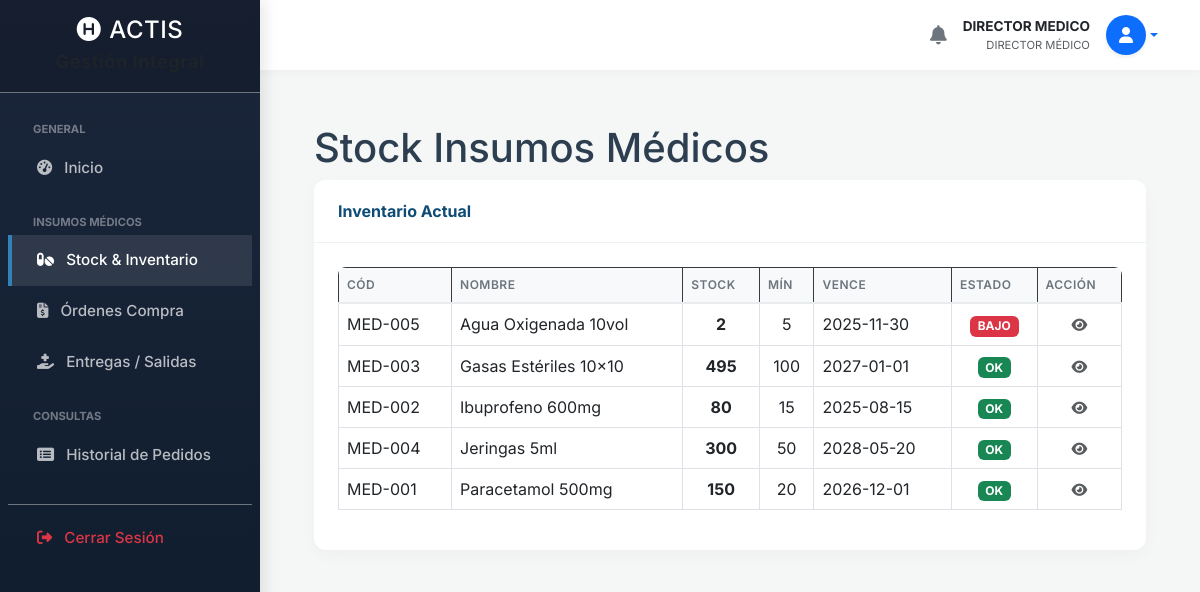
/insumos_stock.php (signed in), run on the app's committed database.
### tables this page shows
CREATE TABLE `insumos_medicos` (
  `id` int(11) NOT NULL,
  `codigo` varchar(50) DEFAULT NULL,
  `nombre` varchar(150) NOT NULL,
  `descripcion` text DEFAULT NULL,
  `unidad_medida` varchar(50) DEFAULT 'unidades',
  `stock_actual` int(11) DEFAULT 0,
  `stock_minimo` int(11) DEFAULT 5,
  `fecha_vencimiento` date DEFAULT NULL,
  `lote` varchar(50) DEFAULT NULL,
  `updated_at` timestamp NULL DEFAULT current_timestamp() ON UPDATE current_timestamp()
);

### insumos_stock.php (the view, shortened to what this page needs)
<?php
require 'db.php';
$roles = $_SESSION['user_roles'] ?? [];
$puede_editar = in_array('Administrador', $roles) || in_array('Encargado Depósito Insumos', $roles);
include 'includes/header.php';
include 'includes/sidebar.php';
include 'includes/navbar.php';
$stmt = $pdo->query("SELECT * FROM insumos_medicos ORDER BY nombre ASC");
$insumos = $stmt->fetchAll();
?>
<div class="container-fluid px-4">
    <h1 class="mt-4">Stock Insumos Médicos</h1>
    <div class="card mb-4">
        <div class="card-header d-flex justify-content-between">
            <span>Inventario Actual</span>
        </div>
        <div class="card-body">
            <div class="table-responsive">
                <table class="table table-bordered table-hover">
                    <thead class="table-dark">
                        <tr><th>Cód</th><th>Nombre</th><th>Stock</th><th>Mín</th><th>Vence</th><th>Estado</th><th>Acción</th></tr>
                    </thead>
                    <tbody>
                        <?php foreach ($insumos as $item): ?>
                        <?php
                            $estado = '<span class="badge bg-success">OK</span>';
                            if ($item['stock_actual'] <= $item['stock_minimo']) $estado = '<span class="badge bg-danger">BAJO</span>';
                        ?>
                        <tr>
                            <td><?php echo htmlspecialchars($item['codigo']); ?></td>
                            <td><?php echo htmlspecialchars($item['nombre']); ?></td>
                            <td class="fw-bold text-center"><?php echo $item['stock_actual']; ?></td>
                            <td class="text-center"><?php echo $item['stock_minimo']; ?></td>
                            <td><?php echo $item['fecha_vencimiento']; ?></td>
                            <td class="text-center"><?php echo $estado; ?></td>
                            <td class="text-center">
                                <?php if ($puede_editar): ?>
                                <a href="insumos_editar.php?id=<?php echo $item['id']; ?>" class="btn btn-sm btn-outline-primary">
                                    <i class="fas fa-edit"></i>
                                </a>
                                <?php else: ?>
                                <span class="text-muted small"><i class="fas fa-eye"></i></span>
                                <?php endif; ?>
                            </td>
                        </tr>
                        <?php endforeach; ?>
                    </tbody>
                </table>
            </div>
        </div>
    </div>
</div>
<?php include 'includes/footer.php'; ?>

### header.php (style rules this page uses)
:root { --primary-color: #0f4c75; --secondary-color: #3282b8; --accent-color: #bbe1fa; --bg-color: #f4f7f6; --text-color: #2c3e50; --sidebar-width: 260px; }
body { background-color: var(--bg-color); font-family: 'Inter', sans-serif; color: var(--text-color); overflow-x: hidden; }
.card { border: none; border-radius: 12px; box-shadow: 0 5px 15px rgba(0,0,0,0.03); transition: transform 0.2s; background: #fff; margin-bottom: 1.5rem; overflow: hidden; }
.card-header { background-color: #fff; border-bottom: 1px solid #edf2f7; padding: 1.2rem 1.5rem; font-weight: 700; color: var(--primary-color); display: flex; align-items: center; justify-content: space-between; }
.card-body { padding: 1.5rem; }
.table-responsive { border-radius: 8px; }
.table thead th { background-color: #f8f9fa; color: #6c757d; font-weight: 600; text-transform: uppercase; font-size: 0.75rem; letter-spacing: 0.5px; border-bottom: 2px solid #e9ecef; white-space: nowrap; }
.table td { vertical-align: middle; }

### data on the page
insumos_medicos: codigo "MED-005", nombre "Agua Oxigenada 10vol", stock_actual "2", stock_minimo "5", fecha_vencimiento "2025-11-30", shows "BAJO"
insumos_medicos: codigo "MED-003", nombre "Gasas Estériles 10x10", stock_actual "495", stock_minimo "100", fecha_vencimiento "2027-01-01"
insumos_medicos: codigo "MED-002", nombre "Ibuprofeno 600mg", stock_actual "80", stock_minimo "15", fecha_vencimiento "2025-08-15"
insumos_medicos: codigo "MED-004", nombre "Jeringas 5ml", stock_actual "300", stock_minimo "50", fecha_vencimiento "2028-05-20"
insumos_medicos: codigo "MED-001", nombre "Paracetamol 500mg", stock_actual "150", stock_minimo "20", fecha_vencimiento "2026-12-01"

### other printed values
$nombre_usuario_global "DIRECTOR MEDICO"
$rol_principal_global "DIRECTOR MÉDICO"
